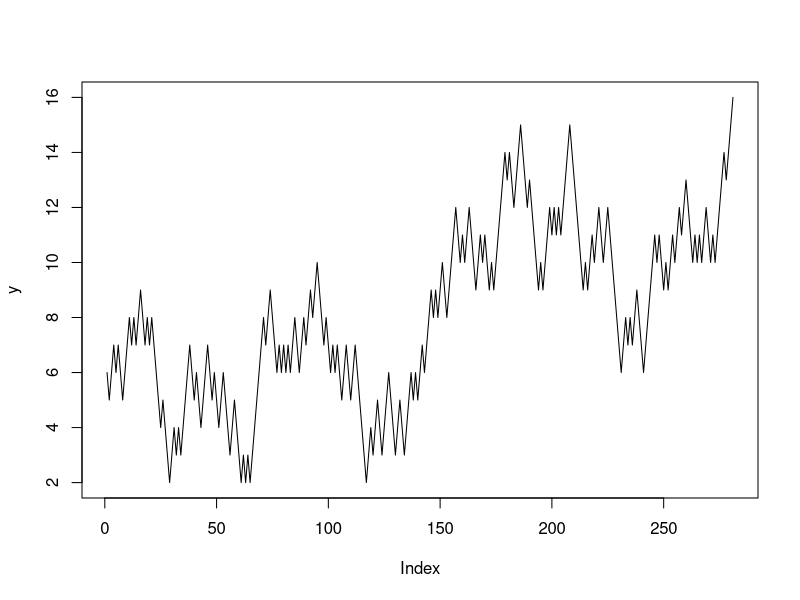
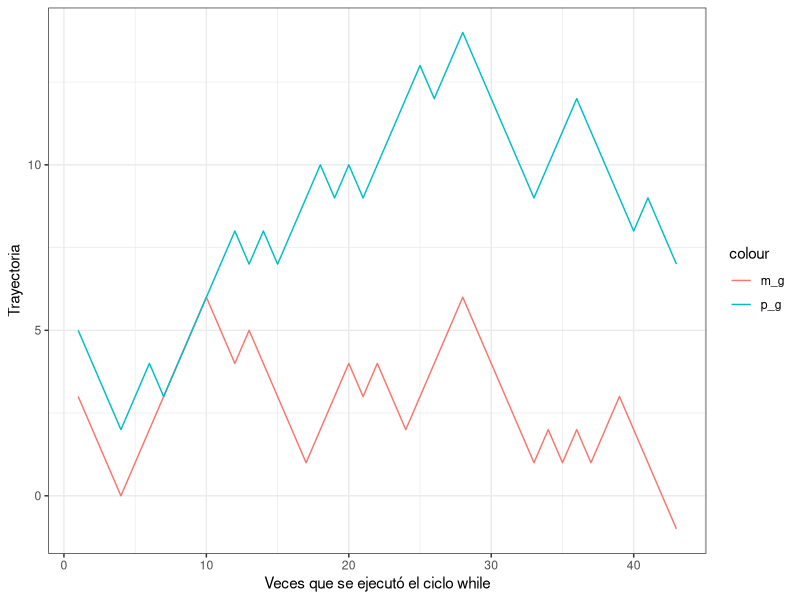
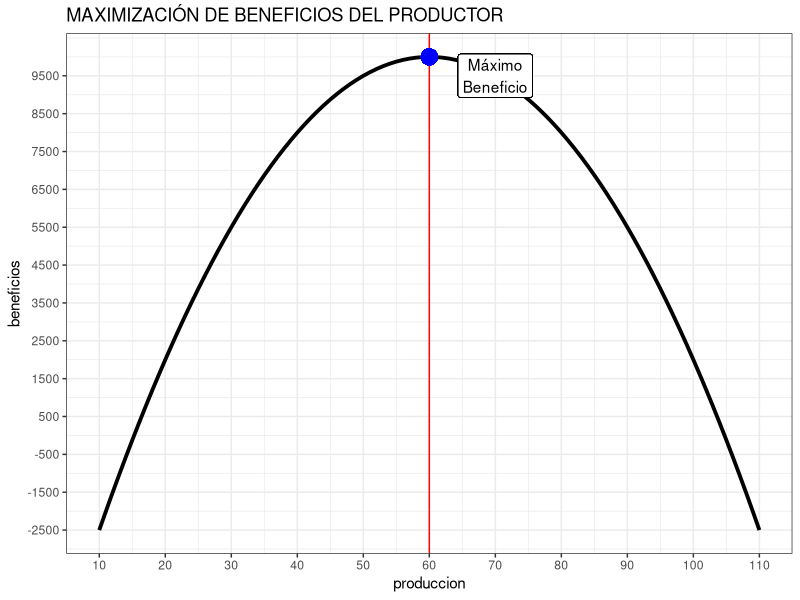

Write R code to recreate these figures, in order.
## ---- chunk 1
# Definiendo el objeto z.
z<-8

# Aplicando el ciclo while. 
while (z<15) {
  print(paste0("El objeto z vale: ",z))
  z<-z+1
}
## ---- chunk 2
# Creando el objeto x.
x<-7

# Creando el vector y.
y<-c()

# El ciclo while.
while (x>=0 & x<=15) {
  x<-x+sample(c(-1,1), 1)
  y<-c(y,x)
}

# Viendo el último valor que toma x
x
# Por último graficamos los valores que ha tomado x.
plot(y, type = "l")
## ---- chunk 3
# Definiendo los objetos m y p.
m<-4
p<-4

# Definiendo los objetos en donde se guardarán los resultados.
m_g<-c()
p_g<-c()

# El ciclo while.
while (m>=0 | p<=3) {
  m<-m+sample(c(1,-1), 1)
  p<-p+sample(c(1,-1), 1)
  m_g<-c(m_g,m)
  p_g<-c(p_g,p)
}

# Los valores finales que toman m y p.
m
p
# Graficando la trayectoria de m y p.
library(ggplot2)

df<-data.frame(m_g,p_g)
df$n<-1:length(df$m_g)

ggplot(df,aes(x=n,y=m_g, color="m_g"))+
  geom_line()+
  geom_line(aes(y=p_g, color="p_g"))+
  labs(x="Veces que se ejecutó el ciclo while",
       y="Trayectoria")+
  theme_bw()
## ---- chunk 4
# La ecuación a encontrar solución.
# x^2+2*x-3=0

# EL ciclo while.
x<-0
while (TRUE) {
  y<-x**2+2*x
  if(round(y,3)==3){
    print(paste0("La raíz o solución de la ecuación es: ", x))
    break
  }
  x<-x+0.001
}

## ---- chunk 5
# Método sencillo para calcular las raíces de ecuaciones.
as.numeric(polyroot(c(-3,2,1)))
## ---- chunk 6
# Definiendo el vector t.
set.seed(2021)
t<-sample(1:50, 20)
t

# El ciclo while.
r<-0
while(r<=length(t)-1){
  r<-r+1
  if(t[r]%%5==0){
    next
  } else{
    t[r]<-t[r]+1000
  }
}

# Cómo quedó el vector t?
t

## ---- chunk 7
produccion<-10
beneficios<-c()

while (produccion<=110) {
  IMg<-600-8*produccion
  CMg<-2*produccion
  IT<-600*produccion-4*produccion^2
  CT<-produccion^2+8000
  beneficios<-c(beneficios,IT-CT)
  if(IMg-CMg==0){
    print(paste0("La producción máxima se alcanza cuando se produce: ",
                 produccion," unidades"))
  }
  produccion<-produccion+1
}
## ---- chunk 8
df<-data.frame(produccion=10:110,
               beneficios=beneficios)

library(ggplot2)
library(ggrepel)

ggplot(df, aes(x=produccion,y=beneficios))+
  geom_line(size=1.3)+
  scale_x_continuous(breaks = seq(10,110,10))+
  scale_y_continuous(breaks = seq(min(beneficios),max(beneficios),1000))+
  geom_vline(xintercept = 60, color="red")+
  geom_label(x=70, y=max(beneficios)-500,label="Máximo\nBeneficio")+
  geom_point(x=60,y=max(beneficios), size=5, color="blue")+
  labs(title = "MAXIMIZACIÓN DE BENEFICIOS DEL PRODUCTOR")+
  theme_bw()
## ---- chunk 9
produccion<-10
beneficios<-c()

while (produccion<=110) {
  IMg<-600-8*produccion
  CMg<-2*produccion
  IT<-600*produccion-4*produccion^2
  CT<-produccion^2+8000
  beneficios<-c(beneficios,IT-CT)
  if(IMg-CMg==0){
    print(paste0("La producción máxima se alcanza cuando se produce: ",
                 produccion," unidades"))
    break
  }
  produccion<-produccion+1
}
## ---- chunk 10
# Ingresos totales. 
IT
# Costos Totales.
CT
# Beneficio total.
beneficios[length(beneficios)]
## ---- chunk 11
# Para calcular el ingreso marginal.
IT<-expression(600*Q-4*Q^2)

# Derivando.
D(IT,"Q")
# Para calcular el costo marginal.
CT<-expression(Q^2+8000)

# Derivando.
D(CT,"Q")

